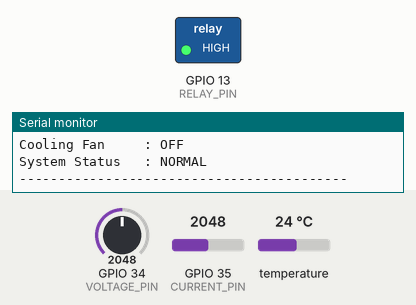
The sketch below on a simulated ESP32. Parts: switched loads named in the sketch (green lamp = pin HIGH), the last lines printed to the serial monitor. Inputs (shaded band) come from the test bench; at power-on: temperature 24 °C, GPIO 34 (VOLTAGE_PIN) = 2048, GPIO 35 (CURRENT_PIN) = 2048 (analog values on the 0–4095 scale).

Above: at 4.4 s.
4.5 s: temperature set to 30.4 °C
7.5 s: temperature set to 31.6 °C
At 8.5 s:
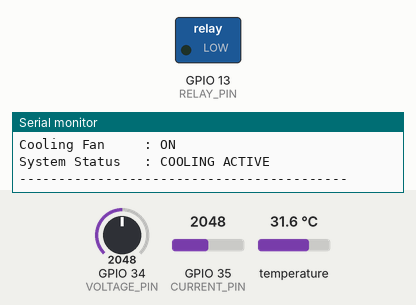
Timing chart, 0 to 10.5 s (numbered marks = the images above; inputs shaded):
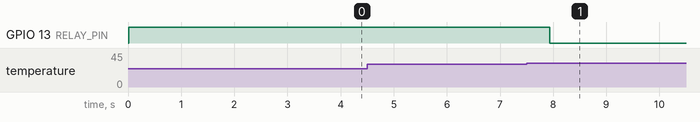

The sketch:

ESP32_Working_Code.ino
```cpp
#include <OneWire.h>
#include <DallasTemperature.h>

// =================================================
// PIN CONFIGURATION
// =================================================

const int VOLTAGE_PIN = 34;
const int CURRENT_PIN = 35;
const int TEMP_PIN    = 4;
const int RELAY_PIN   = 13;


// =================================================
// DS18B20
// =================================================

OneWire oneWire(TEMP_PIN);
DallasTemperature sensors(&oneWire);


// =================================================
// ACS712-30A
// =================================================

const float CURRENT_ZERO = 2.5605;
const float CURRENT_SENSITIVITY = 0.066;


// =================================================
// VOLTAGE SENSOR
// =================================================

const float VOLTAGE_RATIO = 5.0;


// =================================================
// TREND SETTINGS
// =================================================

const float CURRENT_CHANGE = 0.03;  // A
const float TEMP_CHANGE = 0.3;      // °C


// =================================================
// FAN TEMPERATURE SETTINGS
// =================================================

const float FAN_ON_TEMP  = 31.0;
const float FAN_OFF_TEMP = 30.0;


// =================================================
// VARIABLES
// =================================================

float baseCurrent = 0;

float previousCurrent = 0;
float previousTemperature = 0;


// =================================================
// SETUP
// =================================================

void setup() {

  Serial.begin(115200);

  // ESP32 ADC
  analogReadResolution(12);

  analogSetPinAttenuation(VOLTAGE_PIN, ADC_11db);
  analogSetPinAttenuation(CURRENT_PIN, ADC_11db);

  // DS18B20
  sensors.begin();

  // Relay
  pinMode(RELAY_PIN, OUTPUT);

  // Active LOW relay
  // HIGH = FAN OFF
  digitalWrite(RELAY_PIN, HIGH);

  delay(2000);

  Serial.println();
  Serial.println("==========================================");
  Serial.println("       EV MOTOR PROTECTION SYSTEM");
  Serial.println("==========================================");
  Serial.println();

  // Check temperature sensor

  Serial.print("Temperature Sensors Found: ");
  Serial.println(sensors.getDeviceCount());

  Serial.println();

  // =================================================
  // LEARN BASE CURRENT
  // =================================================

  Serial.println("Learning normal motor current...");

  double currentSum = 0;

  for (int i = 0; i < 2000; i++) {

    currentSum += analogReadMilliVolts(CURRENT_PIN);

    delayMicroseconds(100);
  }

  float currentVoltage =
      (currentSum / 2000.0) / 1000.0;

  baseCurrent =
      fabs(
        (currentVoltage - CURRENT_ZERO)
        / CURRENT_SENSITIVITY
      );

  previousCurrent = baseCurrent;


  // =================================================
  // INITIAL TEMPERATURE
  // =================================================

  sensors.requestTemperatures();

  previousTemperature =
      sensors.getTempCByIndex(0);


  Serial.print("Base Current : ");
  Serial.print(baseCurrent, 3);
  Serial.println(" A");

  Serial.print("Initial Temp : ");
  Serial.print(previousTemperature, 2);
  Serial.println(" C");

  Serial.println();
  Serial.println("Monitoring Started...");
  Serial.println();
}


// =================================================
// READ CURRENT
// =================================================

float readCurrent() {

  double sum = 0;

  const int samples = 500;

  for (int i = 0; i < samples; i++) {

    sum += analogReadMilliVolts(CURRENT_PIN);

    delayMicroseconds(100);
  }

  float sensorVoltage =
      (sum / samples) / 1000.0;

  float current =
      (sensorVoltage - CURRENT_ZERO)
      / CURRENT_SENSITIVITY;

  current = fabs(current);

  // Remove tiny noise

  if (current < 0.03) {
    current = 0;
  }

  return current;
}


// =================================================
// READ BATTERY VOLTAGE
// =================================================

float readVoltage() {

  double sum = 0;

  const int samples = 100;

  for (int i = 0; i < samples; i++) {

    sum += analogReadMilliVolts(VOLTAGE_PIN);

    delayMicroseconds(100);
  }

  float sensorVoltage =
      (sum / samples) / 1000.0;

  float actualVoltage =
      sensorVoltage * VOLTAGE_RATIO;

  return actualVoltage;
}


// =================================================
// READ TEMPERATURE
// =================================================

float readTemperature() {

  sensors.requestTemperatures();

  float temperature =
      sensors.getTempCByIndex(0);

  return temperature;
}


// =================================================
// MAIN LOOP
// =================================================

void loop() {

  // =================================================
  // READ SENSORS
  // =================================================

  float current = readCurrent();

  float batteryVoltage = readVoltage();

  float temperature = readTemperature();


  // =================================================
  // CURRENT TREND
  // =================================================

  String currentTrend;

  if (current >
      previousCurrent + CURRENT_CHANGE) {

    currentTrend = "INCREASING";

  }

  else if (current <
           previousCurrent - CURRENT_CHANGE) {

    currentTrend = "DECREASING";

  }

  else {

    currentTrend = "STABLE";
  }


  // =================================================
  // TEMPERATURE TREND
  // =================================================

  String temperatureTrend;

  if (temperature >
      previousTemperature + TEMP_CHANGE) {

    temperatureTrend = "INCREASING";

  }

  else if (temperature <
           previousTemperature - TEMP_CHANGE) {

    temperatureTrend = "DECREASING";

  }

  else {

    temperatureTrend = "STABLE";
  }


  // =================================================
  // LOAD STATUS
  // =================================================
  //
  // IMPORTANT:
  // Load status is based ONLY on current trend.
  //
  // Temperature is handled separately.
  //

  String loadStatus;

  if (currentTrend == "INCREASING") {

    loadStatus = "LOAD INCREASING";

  }

  else if (currentTrend == "DECREASING") {

    loadStatus = "LOAD DECREASING";

  }

  else {

    loadStatus = "LOAD STABLE";
  }


  // =================================================
  // FAN CONTROL
  // =================================================

  bool fanON = false;

  // Temperature protection

  if (temperature >= FAN_ON_TEMP) {

    fanON = true;
  }

  else if (temperature <= FAN_OFF_TEMP) {

    fanON = false;
  }


  // Active LOW relay

  if (fanON) {

    digitalWrite(RELAY_PIN, LOW);

  }

  else {

    digitalWrite(RELAY_PIN, HIGH);
  }


  // =================================================
  // MOTOR PROTECTION STATUS
  // =================================================

  String protectionStatus;

  if (temperature >= FAN_ON_TEMP) {

    protectionStatus = "COOLING ACTIVE";

  }

  else if (currentTrend == "INCREASING") {

    protectionStatus = "LOAD RISING";

  }

  else {

    protectionStatus = "NORMAL";
  }


  // =================================================
  // SERIAL MONITOR
  // =================================================

  Serial.println();
  Serial.println("------------------------------------------");

  Serial.print("Battery Voltage : ");
  Serial.print(batteryVoltage, 2);
  Serial.println(" V");

  Serial.print("Motor Current   : ");
  Serial.print(current, 3);
  Serial.println(" A");

  Serial.print("Base Current    : ");
  Serial.print(baseCurrent, 3);
  Serial.println(" A");

  Serial.print("Current Trend   : ");
  Serial.println(currentTrend);

  Serial.print("Motor Temp      : ");
  Serial.print(temperature, 2);
  Serial.println(" C");

  Serial.print("Temp Trend      : ");
  Serial.println(temperatureTrend);

  Serial.print("Load Status     : ");
  Serial.println(loadStatus);

  Serial.print("Cooling Fan     : ");

  if (fanON) {
    Serial.println("ON");
  }

  else {
    Serial.println("OFF");
  }

  Serial.print("System Status   : ");
  Serial.println(protectionStatus);

  Serial.println("------------------------------------------");


  // =================================================
  // SAVE PREVIOUS VALUES
  // =================================================

  previousCurrent = current;

  previousTemperature = temperature;


  delay(1000);
}
```

Measured:
- the behaviour switches between 30.9 and 31 °C on temperature (found by bisection; images 0 and 1)
- after the input at 7.5 s, GPIO 13 (RELAY_PIN): HIGH → LOW after 0.44 s
